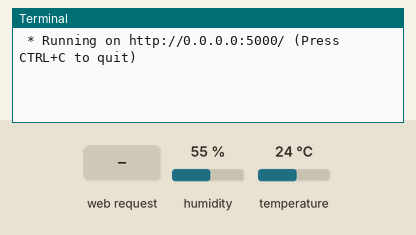
The program below on a simulated Raspberry Pi (BCM pin numbers). Shown: the last lines printed to the terminal. Inputs (shaded band) come from the test bench; at power-on: humidity 55 %, temperature 24 °C. The clock reads 2024-03-15 10:24:30 at power-on unless the program sets it.

Above: at 1.2 s.
1.3 s: HTTP request for / received
At 2.3 s:
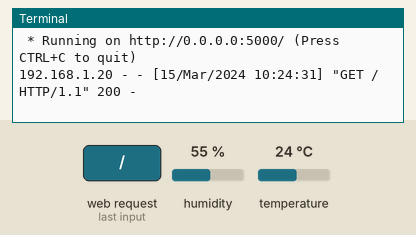
2.8 s: HTTP request for /moniter received
At 4.5 s:
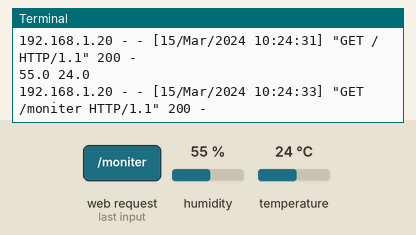

The program:

flask_dh11.py
```python
from flask import Flask, render_template
import Adafruit_DHT
import json  #클라이언트랑 서버랑 통신할 때... 어... 난 파이썬을 잘 모르는디 뭐 dictionary랑 비슷하대... key value?왔다갔다

sensor = Adafruit_DHT.DHT11
DHT_PIN = 17

app = Flask(__name__)

@app.route("/")
def home():
    return render_template("dht11.html")

@app.route("/moniter")
def monitoring():
    h, t = Adafruit_DHT.read_retry(sensor, DHT_PIN)
    print (h, t)
    if h is not None and t is not None: #둘 다 값이 있으면, data라는 이름의 (json)객체
        data = {'humidity':h, 'temperature': t}
        return json.dumps(data) #문자열로 바꿔서 return 해주는 함수 dumps
    else:
        return 'Read error'

if __name__ == "__main__": #파이썬에서 main 파일은 컴퓨터에서 직접 실행/다른 데서 날 부르기?
    app.run(host = '0.0.0.0') #또는 로컬
```

Measured:
- after the input at 1.3 s, the terminal: prints a new line at once (image 1)
- after the input at 2.8 s, the terminal: prints a new line after 0.53 s (image 2)
